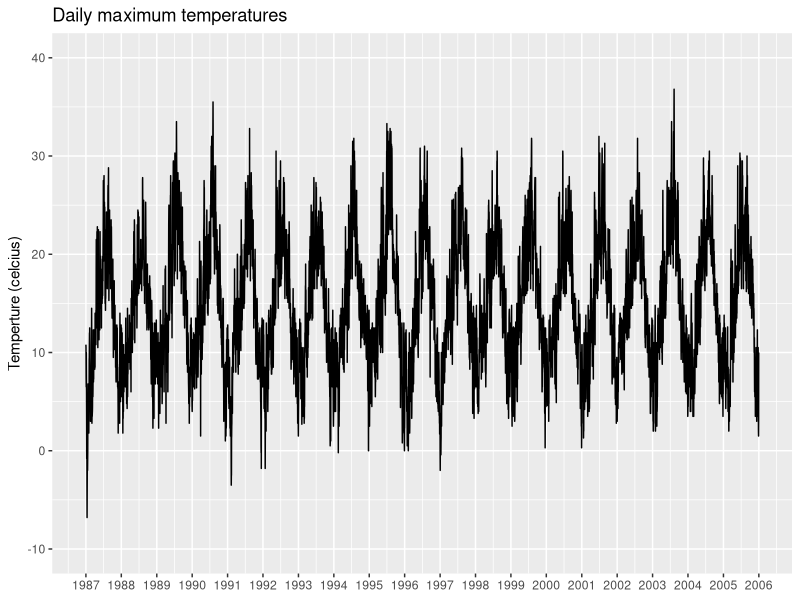
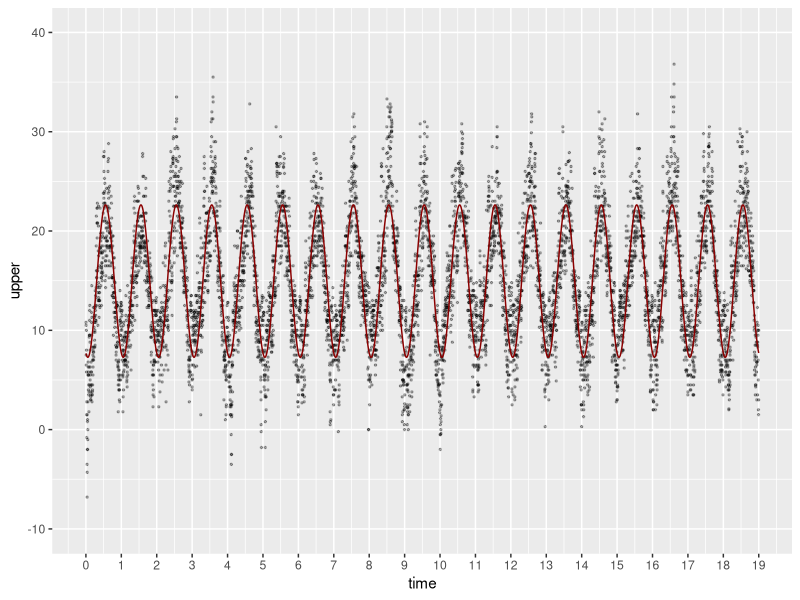
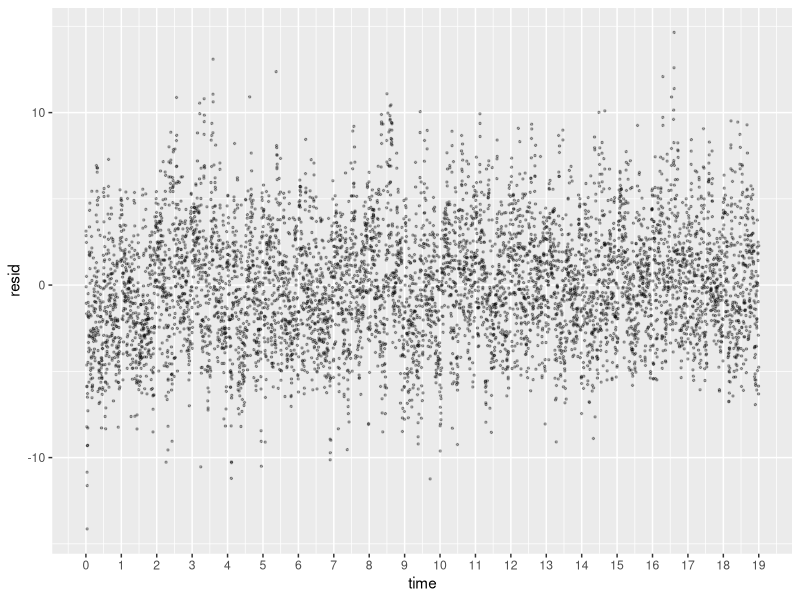
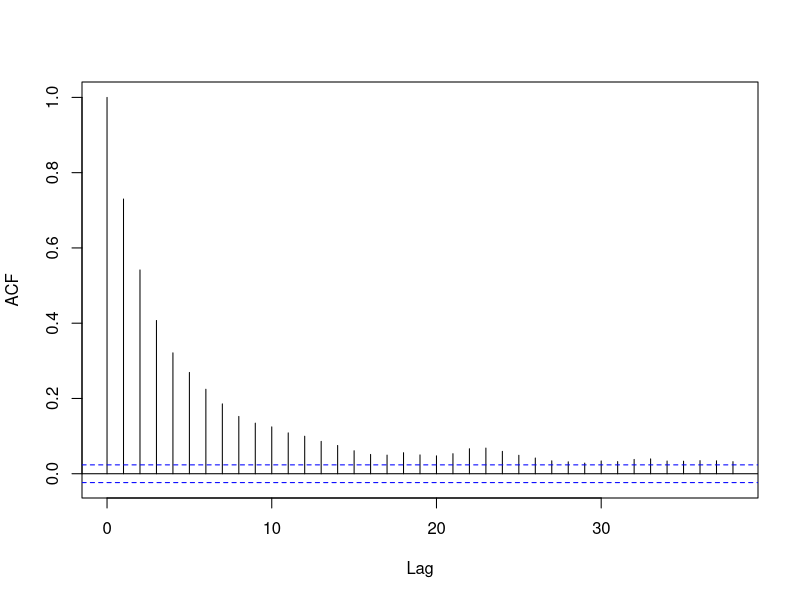
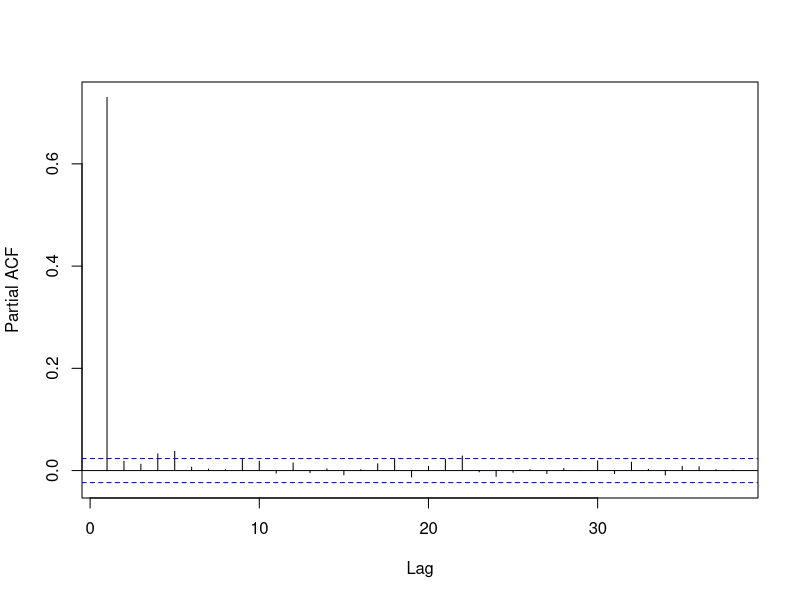
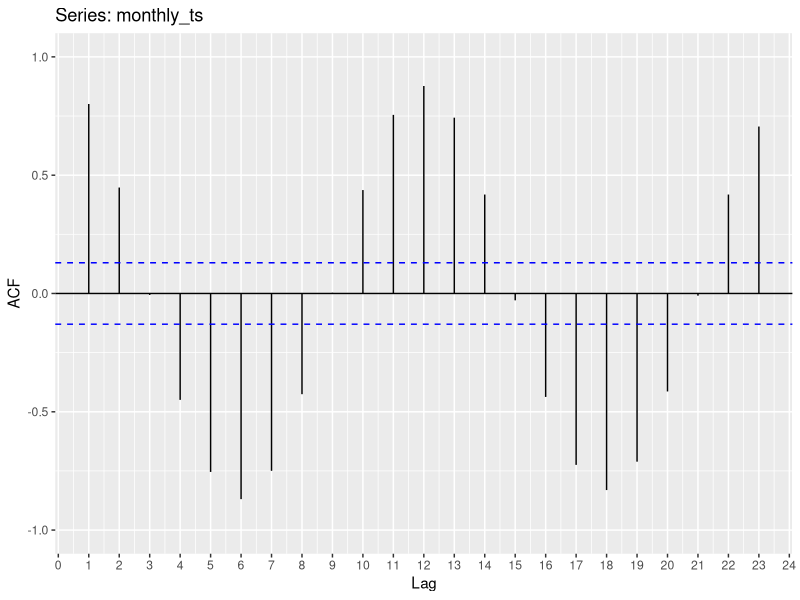
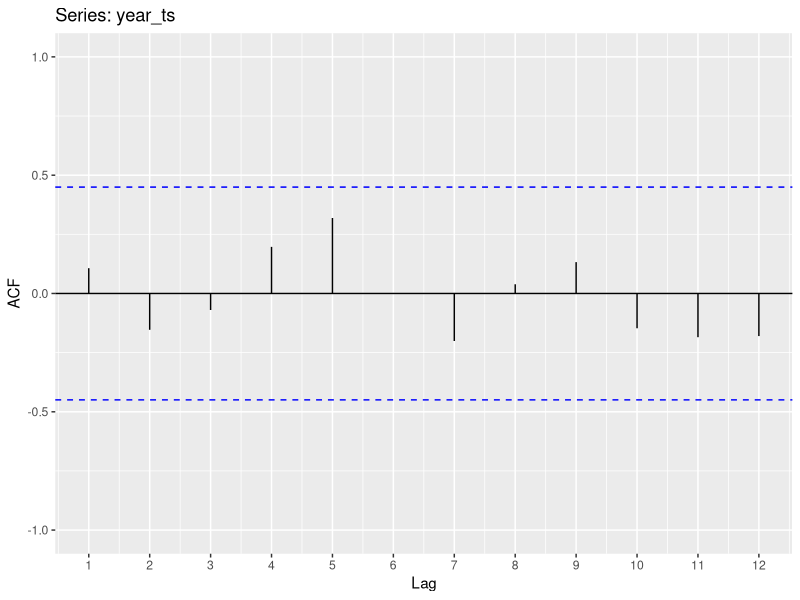
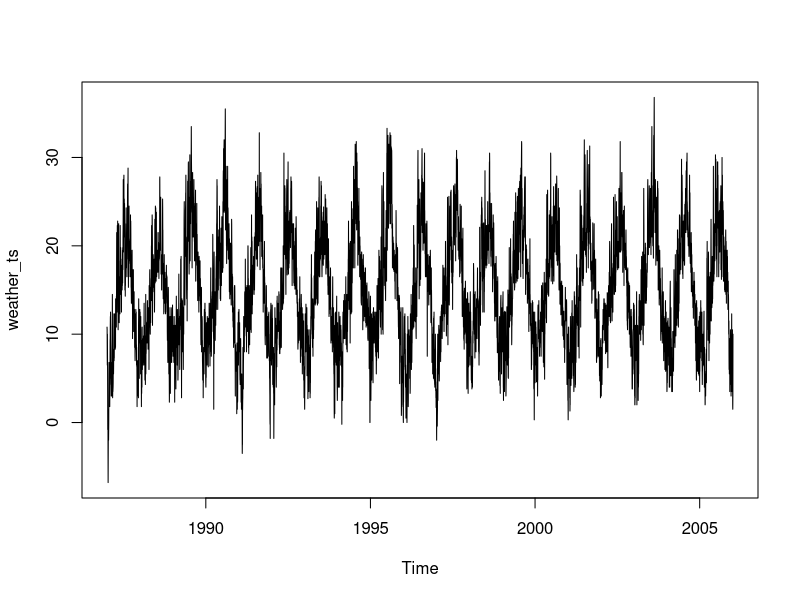

Generate these figures, in order, with R:
## ---- chunk 1
knitr::opts_chunk$set(
    echo = TRUE,
    dpi = 100,
    fig.width = 12,
    fig.height = 6,
    message = F,
    error = F,
    warning = F,
    cache = F
)
library(tidyverse)
## ---- chunk 2
weather_df <- read_tsv(
    '../data/silwood_weather.tsv',
    col_types = cols(
        month = col_integer(),
        year = col_integer()
    )
)
## ---- chunk 3
weather_df <- weather_df %>% 
    mutate(
        index = seq(make_date(1987, 1, 1), length.out = nrow(weather_df), by = 'day')
    ) %>% 
    select(index, year, month, upper, lower, rain)
## ---- chunk 4
# first and last dates
weather_df %>% 
    slice(1, nrow(weather_df))
## ---- chunk 5
year_breaks <- seq(min(weather_df$index), by='years', length=20)
weather_df %>% 
    ggplot(aes(index, upper)) +
    geom_line() +
    scale_y_continuous(limits = c(-10, 40)) +
    scale_x_date(
        labels = scales::date_format("%Y"),
        breaks = year_breaks
    ) +
    labs(x = NULL, y = 'Temperture (celcius)') +
    ggtitle('Daily maximum temperatures')
## ---- chunk 6
cycle_length <- nrow(weather_df) / 19
weather_df <- weather_df %>% 
    mutate(
        time = row_number() / cycle_length
    )

## ---- chunk 7
model <- lm(upper ~ sin(time * 2 * pi) + cos(time * 2 * pi), data = weather_df)
summary(model)
## ---- chunk 8
weather_fitted <- weather_df %>% 
    modelr::add_predictions(model) %>% 
    modelr::add_residuals(model)
## ---- chunk 9
weather_fitted %>% 
    ggplot(aes(x = time)) +
    geom_point(aes(y = upper), size = 0.5, alpha = 0.3) +
    geom_line(aes(y = pred), colour = 'darkred') +
    scale_y_continuous(limits = c(-10, 40)) +
    scale_x_continuous(limits = c(0, 19), breaks = seq(0, 19, 1))
## ---- chunk 10
weather_fitted %>% 
    ggplot(aes(time, resid)) +
    geom_point(size = 0.5, alpha = 0.3) +
    scale_x_continuous(limits = c(0, 19), breaks = seq(0, 19, 1))
## ---- chunk 11
acf(weather_fitted$resid, main = '')
## ---- chunk 12
acf(weather_fitted$resid, main = '', type = 'p')
## ---- chunk 13
monthly_means <- weather_df %>% 
    group_by(year, month) %>% 
    summarise_at(vars(upper, lower, rain), mean)
monthly_ts <- monthly_means %>% 
    pull(upper) %>% 
    ts(start = c(1987, 1), frequency = 1)
## ---- chunk 14
forecast::ggAcf(monthly_ts) +
    scale_x_continuous(breaks = 0:25) +
    scale_y_continuous(limits = c(-1, 1))
## ---- chunk 15
year_ts <- weather_df %>% 
    group_by(year) %>% 
    summarise_at(vars(upper, lower, rain), mean) %>% 
    pull(upper) %>% 
    ts(start = c(1987, 1), frequency = 1)
## ---- chunk 16
forecast::ggAcf(year_ts) +
    scale_x_continuous(breaks = 0:25) +
    scale_y_continuous(limits = c(-1, 1))
## ---- chunk 17
weather_ts <- weather_df %>% 
    pull(upper) %>% 
    ts(start = c(1987, 1), frequency = 365)
plot(weather_ts)

## ---- chunk 18
weather_df <- weather_df %>% 
    add_column(date = seq.Date(make_date(1987, 1, 1), length.out = nrow(weather_df), by = 'day')) %>% 
    select(-year, -month)

weather_df %>% 
    ggplot(aes(date, upper)) +
    geom_line() +
    scale_y_continuous(limits = c(-10, 40)) +
    scale_x_date(
        date_breaks = '1 year',
        date_labels = '%Y'
    ) +
    labs(x = NULL, y = 'Temperature (celsius)')
## ---- chunk 19
weather_components <- stl(weather_ts, 'periodic')
plot(weather_components)
## ---- chunk 20

weather_df <- weather_df %>% 
    mutate(
        year = year(date),
        recent = year > 1996
    )
    

weather_df %>% 
    group_by(recent) %>% 
    summarise(mean = mean(upper))
## ---- chunk 21
model1 <- lm(
    upper ~ index + sin(time * 2 * pi) + cos(time * 2 * pi),
    data = weather_df
)
summary(model1)
num_days <- nrow(weather_df)
warming_coef <- round(1.807/10^4, 6)
predicted_increase <- round(num_days * warming_coef, 3)
## ---- chunk 22
model2 <- lme4::lmer(
    upper ~ index+sin(time*2*pi)+cos(time*2*pi) + (1 | year),
    REML = FALSE,
    data = weather_df
)
model3 <- lme4::lmer(
    upper ~ sin(time*2*pi)+cos(time*2*pi) + (1 | year),
    REML = FALSE,
    data = weather_df
)
anova(model2, model3)
## ---- chunk 23
yearly_means <- weather_df %>% 
    mutate(year = year(date)) %>% 
    group_by(year) %>% 
    summarise(upper = mean(upper), .groups = 'drop_last')

model4 <- lm(upper ~ I(1:19), data = yearly_means)
summary(model4)
model5 <- lm(upper ~ I(1:18), data = yearly_means %>% filter(year > 1987))
summary(model5)
